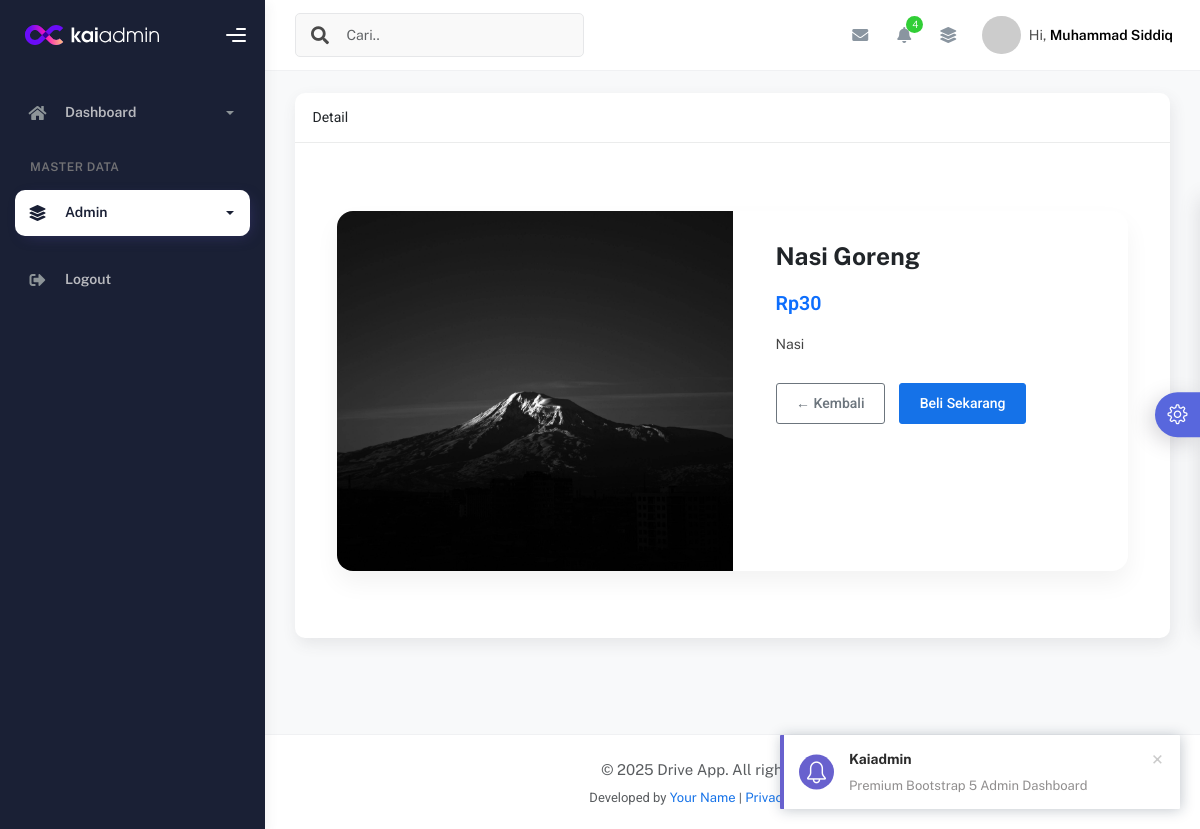
The app's page /menu.php?page=detail&id=8 (signed in) with its own data.
### tables this page shows
CREATE TABLE `user` (
  `id` int(11) NOT NULL,
  `id_level` int(11) NOT NULL,
  `username` varchar(50) NOT NULL,
  `email` varchar(50) NOT NULL,
  `password` varchar(50) NOT NULL,
  `profile_picture` varchar(50) NOT NULL,
  `created_at` timestamp NOT NULL DEFAULT current_timestamp(),
  `updated_at` timestamp NOT NULL DEFAULT current_timestamp() ON UPDATE current_timestamp(),
  `deleted_at` tinyint(1) NOT NULL DEFAULT 0
);

CREATE TABLE `menu` (
  `id` int(11) NOT NULL,
  `nama` varchar(50) NOT NULL,
  `harga` int(50) NOT NULL,
  `deskripsi` text NOT NULL,
  `gambar` varchar(500) NOT NULL,
  `kategori` enum('Makanan','Minuman','','') NOT NULL,
  `created_at` timestamp NOT NULL DEFAULT current_timestamp(),
  `updated_at` timestamp NULL DEFAULT NULL ON UPDATE current_timestamp()
);

### admin/content/detail.php (the view, shortened to what this page needs)
<?php
include 'admin/controller/koneksi.php';
$id = intval($_GET['id']);
$query = mysqli_query($config, "SELECT * FROM menu WHERE id = $id");
$data = mysqli_fetch_assoc($query);
?>
<body>
<div class="container px-3">
  <div class="detail-container">
    <div class="row flex-md-row">
      <div class="col-md-6 p-0">
        <img src="admin/content/uploads/<?= $data['gambar'] ?: 'default.png' ?>" alt="<?= $data['nama'] ?>" class="menu-image">
      </div>
      <div class="col-md-6">
        <div class="menu-detail">
          <h1><?= htmlspecialchars($data['nama']) ?></h1>
          <div class="menu-price">Rp<?= number_format($data['harga'], 0, ',', '.') ?></div>
          <p class="menu-description"><?= nl2br(htmlspecialchars($data['deskripsi'])) ?></p>
          <div class="btn-group-custom">
            <a href="menu.php" class="btn btn-outline-secondary">← Kembali</a>
            <a href="beli.php?id=<?= $data['id'] ?>" class="btn btn-primary">Beli Sekarang</a>
          </div>
        </div>
      </div>
    </div>
  </div>
</div>
</body>

### admin/include/header.php (shortened to what this page needs)
 <?php
$idNav = $_SESSION['id'];
$queryNav = mysqli_query($config, "SELECT user.*, level.level_name FROM user LEFT JOIN level ON user.id_level = level.id WHERE user.id = '$idNav'");
$rowNav  = mysqli_fetch_array($queryNav);
?>
<nav
            class="navbar navbar-header navbar-header-transparent navbar-expand-lg border-bottom"
          >
            <div class="container-fluid">
              <nav
                class="navbar navbar-header-left navbar-expand-lg navbar-form nav-search p-0 d-none d-lg-flex"
              >
                <div class="input-group">
                  <div class="input-group-prepend">
                    <button type="submit"  class="btn btn-search pe-1">
                      <i class="fa fa-search search-icon"></i>
                    </button>
                  </div>
                  <input
                    type="text"
                    id='sidebarSearch'
                    placeholder="Cari.."
                    class="form-control"
                  />
                </div>
              </nav>
              <ul class="navbar-nav topbar-nav ms-md-auto align-items-center">
                <li class="nav-item topbar-icon dropdown hidden-caret">
                  <a
                    class="nav-link dropdown-toggle"
                    href="#"
                    id="messageDropdown"
                    role="button"
                    data-bs-toggle="dropdown"
                    aria-haspopup="true"
                    aria-expanded="false"
                  >
                    <i class="fa fa-envelope"></i>
                  </a>
                </li>
                <li class="nav-item topbar-icon dropdown hidden-caret">
                  <a
                    class="nav-link dropdown-toggle"
                    href="#"
                    id="notifDropdown"
                    role="button"
                    data-bs-toggle="dropdown"
                    aria-haspopup="true"
                    aria-expanded="false"
                  >
                    <i class="fa fa-bell"></i>
                    <span class="notification">4</span>
                  </a>
                </li>
                <li class="nav-item topbar-icon dropdown hidden-caret">
                  <a
                    class="nav-link"
                    data-bs-toggle="dropdown"
                    href="#"
                    aria-expanded="false"
                  >
                    <i class="fas fa-layer-group"></i>
                  </a>
                </li>
                <li class="nav-item topbar-user dropdown hidden-caret">
                  <a
                    class="dropdown-toggle profile-pic"
                    data-bs-toggle="dropdown"
                    href="#"
                    aria-expanded="false"
                  >
                    <div class="avatar-sm">
                      <img
                        src="<?= !empty($rowNav['profile_picture']) && file_exists('admin/img/profile_picture/' . $rowNav['profile_picture']) ? 'admin/img/profile_picture/' . $rowNav['profile_picture'] : 'https://placehold.co/100' ?> "
                        alt="..."
                        class="avatar-img rounded-circle"
                      />
                    </div>
                    <span class="profile-username">
                      <span class="op-7">Hi,</span>
                      <span class="fw-bold"><?= isset($rowNav['username']) ? $rowNav['username'] : '-- your name --' ?></span>
                    </span>
                  </a>
                </li>
              </ul>
            </div>
          </nav>

### admin/content/detail.php (style rules this page uses)
body { background-color: #f8f9fa; }
.detail-container { max-width: 1000px; margin: 50px auto; background: #ffffff; border-radius: 16px; box-shadow: 0 12px 24px rgba(0, 0, 0, 0.05); overflow: hidden; }
.menu-image { width: 100%; height: 360px; object-fit: cover; object-position: center; border-radius: 16px 0 0 16px; }
.menu-detail { padding: 2rem; }
.menu-detail h1 { font-weight: bold; font-size: 1.75rem; }
.menu-price { font-size: 1.4rem; font-weight: 600; color: #0d6efd; margin-top: 1rem; margin-bottom: 1rem; }
.menu-description { color: #444; font-size: 1rem; line-height: 1.6; }
.btn-group-custom { display: flex; gap: 1rem; margin-top: 2rem; }

### records on screen
user: username "Muhammad Siddiq"
menu: gambar (picture), nama "Nasi Goreng", harga "30", deskripsi "Nasi"

### other values on screen
str_replace("-", " ",  ucfirst($_GET['page'])) "Detail"
